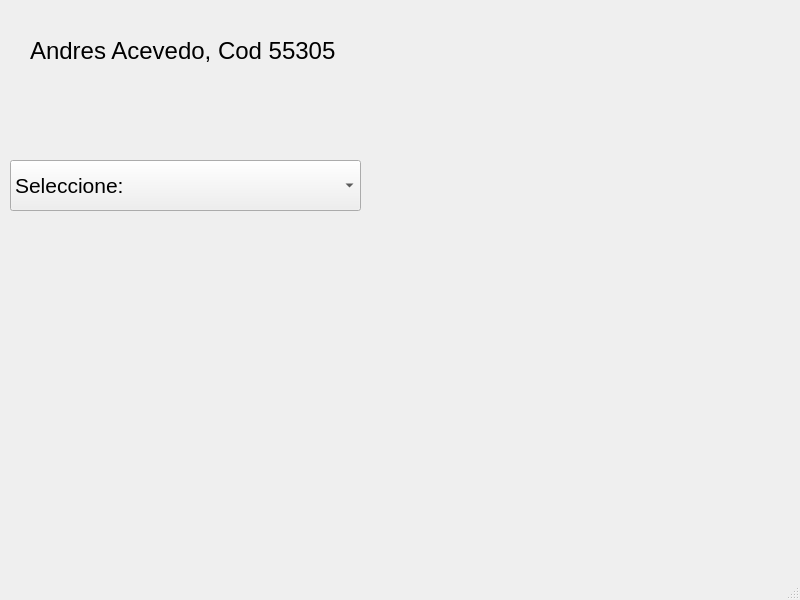
<?xml version="1.0" encoding="UTF-8"?>
<ui version="4.0">
 <class>MainWindow</class>
 <widget class="QMainWindow" name="MainWindow">
  <property name="geometry">
   <rect>
    <x>0</x>
    <y>0</y>
    <width>800</width>
    <height>600</height>
   </rect>
  </property>
  <property name="windowTitle">
   <string>MainWindow</string>
  </property>
  <widget class="QWidget" name="centralwidget">
   <widget class="QLabel" name="label">
    <property name="geometry">
     <rect>
      <x>530</x>
      <y>10</y>
      <width>201</width>
      <height>141</height>
     </rect>
    </property>
    <property name="text">
     <string/>
    </property>
    <property name="pixmap">
     <pixmap>logo_ecci.png</pixmap>
    </property>
   </widget>
   <widget class="QLabel" name="label_2">
    <property name="geometry">
     <rect>
      <x>30</x>
      <y>20</y>
      <width>401</width>
      <height>61</height>
     </rect>
    </property>
    <property name="font">
     <font>
      <pointsize>18</pointsize>
     </font>
    </property>
    <property name="text">
     <string>Andres Acevedo, Cod 55305</string>
    </property>
   </widget>
   <widget class="QComboBox" name="comboBox">
    <property name="geometry">
     <rect>
      <x>10</x>
      <y>160</y>
      <width>351</width>
      <height>51</height>
     </rect>
    </property>
    <property name="font">
     <font>
      <pointsize>16</pointsize>
     </font>
    </property>
    <item>
     <property name="text">
      <string>Seleccione:</string>
     </property>
    </item>
    <item>
     <property name="text">
      <string>Robot_Cartesiano</string>
     </property>
    </item>
    <item>
     <property name="text">
      <string>Robot_Cilindrico</string>
     </property>
    </item>
    <item>
     <property name="text">
      <string>Robot_Esferico</string>
     </property>
    </item>
   </widget>
   <widget class="QLabel" name="label_3">
    <property name="geometry">
     <rect>
      <x>400</x>
      <y>220</y>
      <width>361</width>
      <height>331</height>
     </rect>
    </property>
    <property name="font">
     <font>
      <pointsize>12</pointsize>
     </font>
    </property>
    <property name="accessibleDescription">
     <string notr="true"/>
    </property>
    <property name="layoutDirection">
     <enum>Qt::LeftToRight</enum>
    </property>
    <property name="autoFillBackground">
     <bool>false</bool>
    </property>
    <property name="text">
     <string/>
    </property>
    <property name="wordWrap">
     <bool>true</bool>
    </property>
   </widget>
   <widget class="QLabel" name="label_4">
    <property name="geometry">
     <rect>
      <x>20</x>
      <y>270</y>
      <width>341</width>
      <height>181</height>
     </rect>
    </property>
    <property name="text">
     <string/>
    </property>
   </widget>
  </widget>
  <widget class="QMenuBar" name="menubar">
   <property name="geometry">
    <rect>
     <x>0</x>
     <y>0</y>
     <width>800</width>
     <height>26</height>
    </rect>
   </property>
  </widget>
  <widget class="QStatusBar" name="statusbar"/>
 </widget>
 <resources/>
 <connections/>
</ui>
